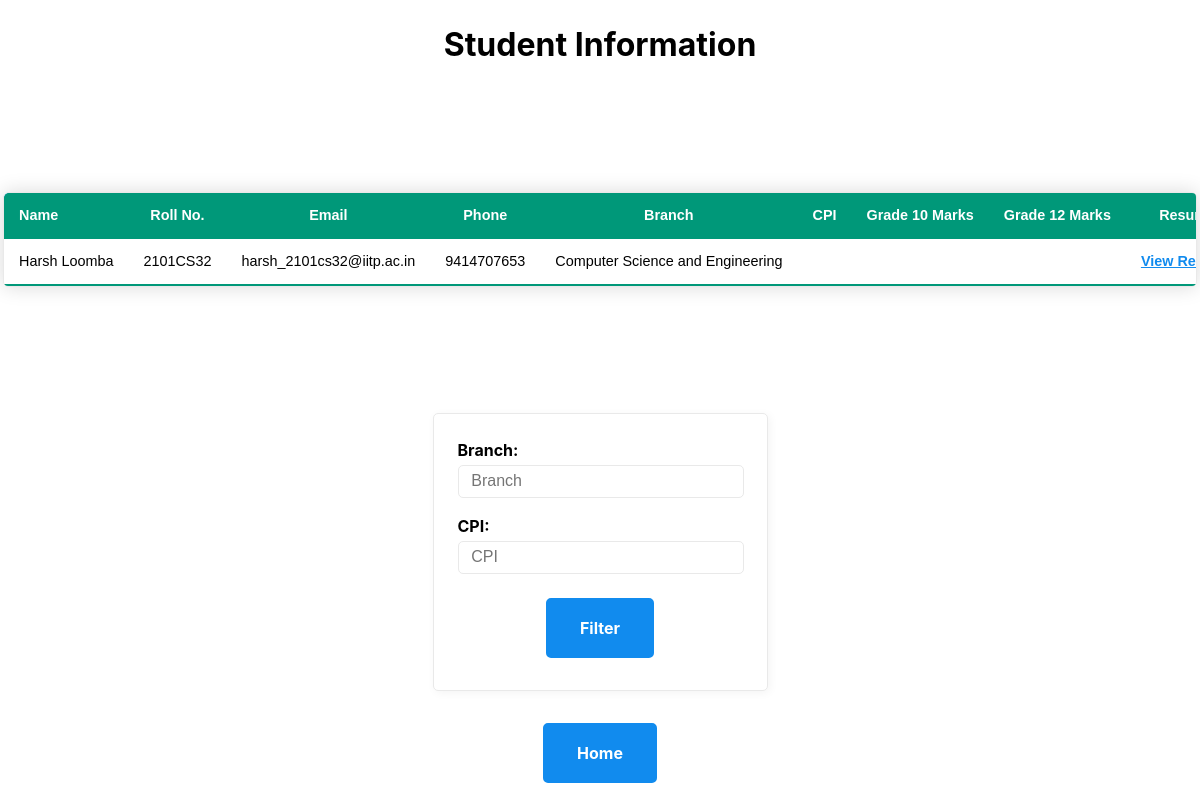
The page /tpc_miniproj/student_info_display.php on the database as committed earlier.
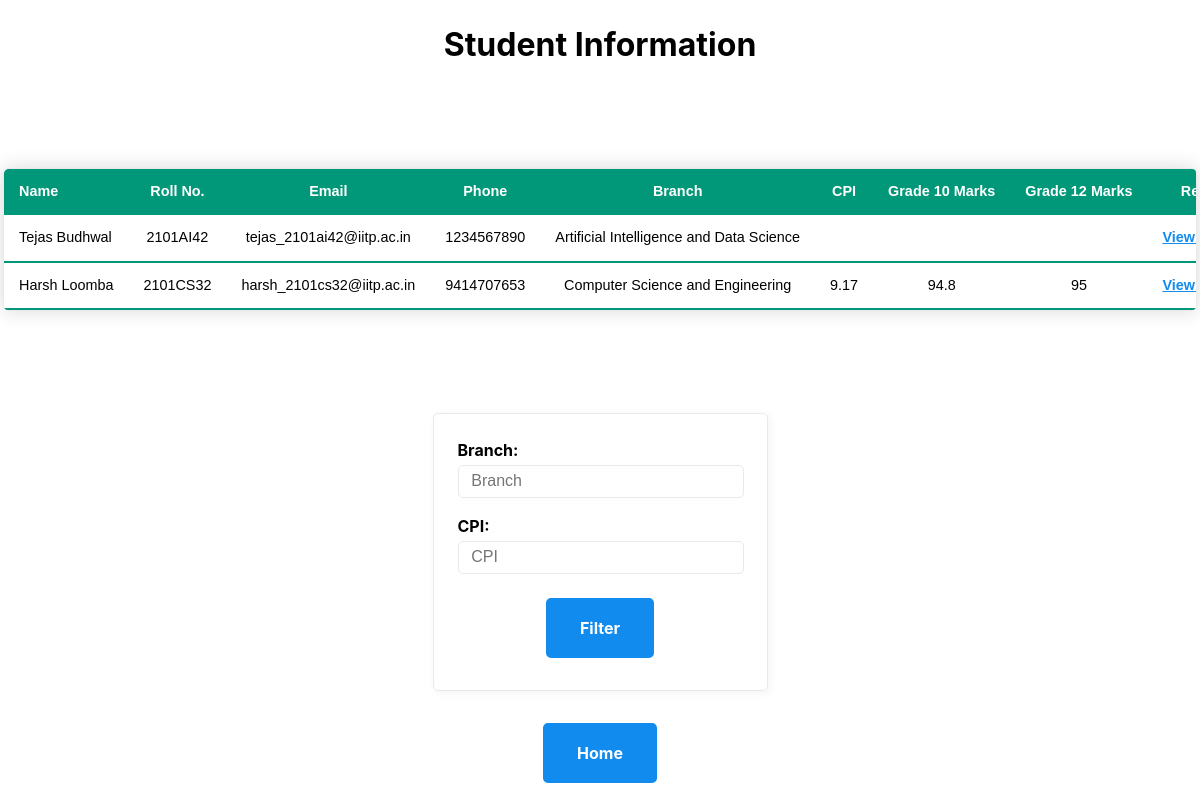
The same page on the database as committed later.
### tables this page shows
CREATE TABLE `student` (
  `rollno` char(8) NOT NULL,
  `email` varchar(256) NOT NULL,
  `password` char(32) NOT NULL,
  `first_name` varchar(100) NOT NULL,
  `middle_name` varchar(100) DEFAULT NULL,
  `last_name` varchar(100) DEFAULT NULL,
  `phone` char(10) NOT NULL,
  `course` enum('B.Tech.','B.S.','M.Tech.','Ph.D.') NOT NULL,
  `branch` char(2) NOT NULL,
  `grad_yr` year(4) NOT NULL,
  `is_alumnus` tinyint(1) NOT NULL,
  `grade10` float DEFAULT NULL,
  `grade12` float DEFAULT NULL,
  `CPI` float DEFAULT NULL
);

### tpc_miniproj/student_info_display.php (the view, shortened to what this page needs)
<?php
$b_data = array(
    'AI' => "Artificial Intelligence and Data Science",
    'CB' => "Chemical Engineering",
    'CE' => "Civil and Environmental Engineering",
    'CS' => "Computer Science and Engineering",
    'EE' => "Electrical and Electronics Engineering",
    'MC' => "Mathematics and Computing",
    'ME' => "Mechanical Engineering",
    'MM' => "Materials and Metallurgical Engineering",
    'PH' => "Engineering Physics"
);
?>
<!DOCTYPE html>
<html lang="en">
<head>
    <link rel="stylesheet" type="text/css" href="mvp.css" />
</head>
<body>
    <h1>Student Information</h1>
    <br><br><br><br>
    <div class="center">
        <table class="content-table">
            <thead>
                <tr>
                    <th>Name</th>
                    <th>Roll No.</th>
                    <th>Email</th>
                    <th>Phone</th>
                    <th>Branch</th>
                    <th>CPI</th>
                    <th>Grade 10 Marks</th>
                    <th>Grade 12 Marks</th>
                    <th>Resume</th>
                </tr>
            </thead>
            <?php
            $conn = mysqli_connect("localhost", "root", "", "tpc_miniproj");
            $sql = "SELECT `first_name`, `middle_name`, `last_name`, `rollno`, `email`, `phone`, `branch`, `cpi`, `grade10`, `grade12` FROM `student` WHERE `is_alumnus` = 0";
            $result = $conn->query($sql);
            if ($result->num_rows > 0) {
                while ($row = $result->fetch_assoc()) {
                    $file_link1 = '<a href="/tpc_miniproj/resume/' . $row["rollno"] . '_resume.pdf"  target="_blank">View Resume</a>';
                    echo "<tbody>";
                    echo "<tr>";
                    echo "<td>" . $row["first_name"] . " " . $row["middle_name"] . " " . $row["last_name"] . "</td>";
                    echo "<td>" . $row["rollno"] . "</td>";
                    echo "<td>" . $row["email"] . "</td>";
                    echo "<td>" . $row["phone"] . "</td>";
                    echo "<td>" . $b_data[$row["branch"]] . "</td>";
                    echo "<td>" . $row["cpi"] . "</td>";
                    echo "<td>" . $row["grade10"] . "</td>";
                    echo "<td>" . $row["grade12"] . "</td>";
                    echo "<td>" . $file_link1 . "</td>";
                    echo "</tr>";
                    echo "</tbody>";
                }
            } else {
                echo "<tbody>";
                echo "<tr>";
                echo "<td colspan='8'>No Data Available</td>";
                echo "</tr>";
                echo "</tbody>";
            }
            ?>
        </table>
    </div>
    <br>
    <br><br><br><br>
    <div class="form-center">
        <form action="<?php echo htmlspecialchars($_SERVER["PHP_SELF"]); ?>" method="GET">
            <label for="branch">Branch:</label>
            <input type="text" name="branch" placeholder="Branch">
            <label for="cpi">CPI:</label>
            <input type="text" name="cpi" placeholder="CPI">
            <div class="container">
                <input type="submit" name="filter" value="Filter">
            </div>
        </form>
    </div>
    <br>
    <div class="container">
        <a href="company/index.php"><button>Home</button></a>
    </div>
</body>
</html>

### tpc_miniproj/mvp.css (style rules this page uses)
:root { --active-brightness: 0.85; --border-radius: 5px; --box-shadow: 2px 2px 10px; --color-accent: #118bee15; --color-bg: #fff; --color-bg-secondary: #e9e9e9; --color-link: #118bee; --color-secondary: #920de9; --color-secondary-accent: #920de90b; --color-shadow: #f4f4f4; --color-table: #118bee; --color-text: #000; --color-text-secondary: #999; --font-family: -apple-system, BlinkMacSystemFont, "Segoe UI", Roboto, Oxygen-Sans, Ubuntu, Cantarell, "Helvetica Neue", sans-serif; --hover-brightness: 1.2; --justify-important: center; --justify-normal: left; --line-height: 1.5; --width-card: 285px; --width-card-medium: 460px; --width-card-wide: 800px; --width-content: 1080px; }
body { background: var(--color-bg); color: var(--color-text); font-family: var(--font-family); line-height: var(--line-height); margin: 0; overflow-x: hidden; padding: 0; }
h1, h2, h3, h4, h5, h6 { line-height: var(--line-height); }
a { color: var(--color-link); display: inline-block; font-weight: bold; text-decoration: underline; }
a b, a em, a i, a strong, button, input[type="submit"] { border-radius: var(--border-radius); display: inline-block; font-size: medium; font-weight: bold; line-height: var(--line-height); margin: 0.5rem 0; padding: 1rem 2rem; }
button, input[type="submit"] { font-family: var(--font-family); }
a b, a strong, button, input[type="submit"] { background-color: var(--color-link); border: 2px solid var(--color-link); color: var(--color-bg); }
form { border: 1px solid var(--color-bg-secondary); border-radius: var(--border-radius); box-shadow: var(--box-shadow) var(--color-shadow); display: block; max-width: var(--width-card-wide); min-width: var(--width-card); padding: 1.5rem; text-align: var(--justify-normal); }
input, label, select, textarea { display: block; font-size: inherit; max-width: var(--width-card-wide); }
input, select, textarea { border: 1px solid var(--color-bg-secondary); border-radius: var(--border-radius); margin-bottom: 1rem; padding: 0.4rem 0.8rem; }
input[type="text"], textarea { width: calc(100% - 1.6rem); }
label { font-weight: bold; margin-bottom: 0.2rem; }
table { border: 1px solid var(--color-bg-secondary); border-radius: var(--border-radius); border-spacing: 0; display: inline-block; max-width: 100%; overflow-x: auto; padding: 0; white-space: nowrap; }
table td, table th, table tr { padding: 0.4rem 0.8rem; text-align: var(--justify-important); }
table thead { background-color: var(--color-table); border-collapse: collapse; border-radius: var(--border-radius); color: var(--color-bg); margin: 0; padding: 0; }
table thead th:first-child { border-top-left-radius: var(--border-radius); }
table thead th:first-child, table tr td:first-child { text-align: var(--justify-normal); }

### tpc_miniproj/student_info_display.php (style rules this page uses)
h1 { text-align: center; }
.form-center { display: flex; justify-content: center; }
.center { display: flex; justify-content: center; align-items: center; height: 100px; border: 3px solid #fff; ; }
.container { width: 100%; text-align: center; }
.content-table { border-collapse: collapse; margin: 25px 0; font-size: 0.9em; font-family: sans-serif; min-width: 900px; max-height: 300px; overflow: scroll; box-shadow: 0 0 20px rgba(0, 0, 0, 0.15); }
.content-table thead tr { background-color: #009879; color: #ffffff; text-align: left; }
.content-table th, .content-table td { padding: 12px 15px; }
.content-table tbody tr { border-bottom: 1px solid #dddddd; }
.content-table tbody tr:last-of-type { border-bottom: 2px solid #009879; }

Rows that differ between the two databases and show on the page:
added student: first_name "Tejas", last_name "Budhwal", rollno "2101AI42", email "tejas_2101ai42@iitp.ac.in", phone "1234567890", branch "Artificial Intelligence and Data Science"
changed student "Harsh": CPI (not shown) → "9.17"; grade10 (not shown) → "94.8"; grade12 (not shown) → "95"
